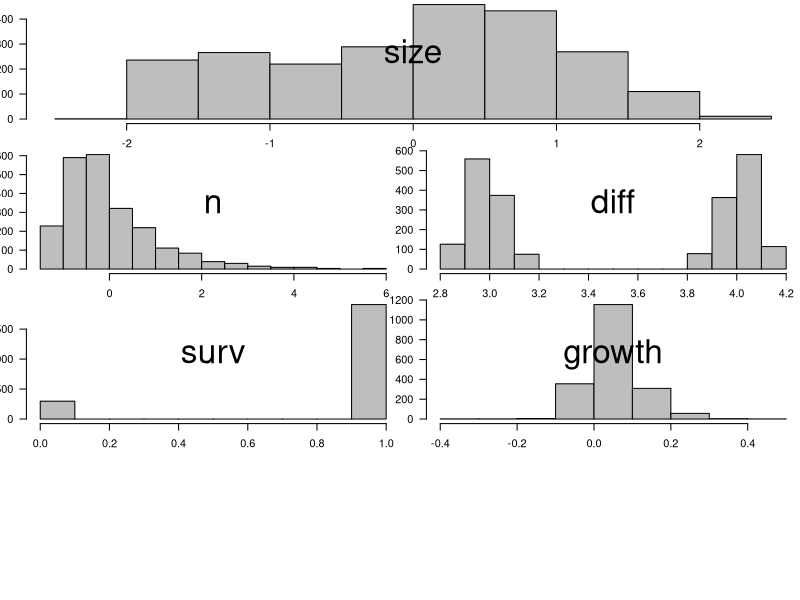

Source code (R):
###############################################################
### PROJECT OF:   Rutger Kemperman & Awan Al Koerdi

###############################################################
### TITLE:   <informative title of your project (max 80 chars)>

###############################################################
### SHORT INTRODUCTION: <between 100 and 200 words: Introduce the ecological process and/or problem that will logically lead to your research question.>

###############################################################
### RESEARCH QUESTION: How does the temperature relate to the vital rates in a population?

###############################################################
### HYPOTHESES AND EXPECTATIONS: 
#H0 There is no difference
#Ha A1-A4 show similarity in relation to the vital rates, whereas L does less, due to differences in ponds.


###############################################################
### METHODS: STUDY SYSTEM: <between 50 and 200 words: Describe the ecosystem/species.>

###############################################################
### METHODS: DATA ACQUISITION: <between 100 and 200 words: Describe how the data were collected.>

###############################################################
### METHODS: ANALYSES: <include R code of data exploration and manipulation>
rm(list=ls(all=TRUE))
data <- read.csv("Raw_data/data.csv", na.strings=c("", NA), header=T)

#Data exploration
summary(data)
data$gen<-as.factor(data$gen)
data$temp<-as.numeric(data$temp)
data2<-data
data2$growth<-data2$growth+(mean(data2$growth, na.rm = FALSE))
mean(data2$growth)
par(mar=c(2,2,0,0),las=1)
layout(matrix(c(1,1,2,3,4,5,6,7),4,2,byrow=TRUE))
hist(data$size,col="grey",main="");mtext(side=3,line=-5,'size',cex=2)
hist(data$n,col="grey",main="");mtext(side=3,line=-5,'n',cex=2)
hist(data$diff,col="grey",main="");mtext(side=3,line=-5,'diff',cex=2)
hist(data$surv,col="grey",main="");mtext(side=3,line=-5,'surv',cex=2)
hist(data$growth,col="grey",main="");mtext(side=3,line=-5,'growth',cex=2)



subset_A1<-subset(data,gen=="A1")
subset_A2<-subset(data,gen=="A2")
subset_A3<-subset(data,gen=="A3")
subset_A4<-subset(data,gen=="A4")
subset_L<-subset(data,gen=="L")


###############################################################
### RESULTS: <describe your results (calculations, tables and/or graphs) between the R code needed to show these results.>

###############################################################
### DISCUSSION: <between 150 and 300 words>

###############################################################
### CONCLUSIONS:  <a short (ca. 50 words) summary>

###############################################################
### LITERATURE: <just a few, using the concise Oecologia style shown in the examples below>

# Eley KA, Dhariwal DK (2010) A lucky catch: Fishhook injury of the tongue. J Emerg Trauma Shock 3:92-93

# McNoleg O (1996) The integration of GIS, remote sensing, expert systems and adaptive co-kriging for environmental habitat modeling of the Highland Haggis using object-oriented, fuzzy-logic and neural-network techniques. Comput Geosci 22:585-588

# Meyer-Rochow VB, Gal J (2003) Pressures produced when penguins pooh - calculations on avian defaecation. Polar Biol 27:56-58

# Sheldon RW, Kerr SR (1972) The population density of monsters in Loch Ness. Limnol Oceanogr 17:796-798
